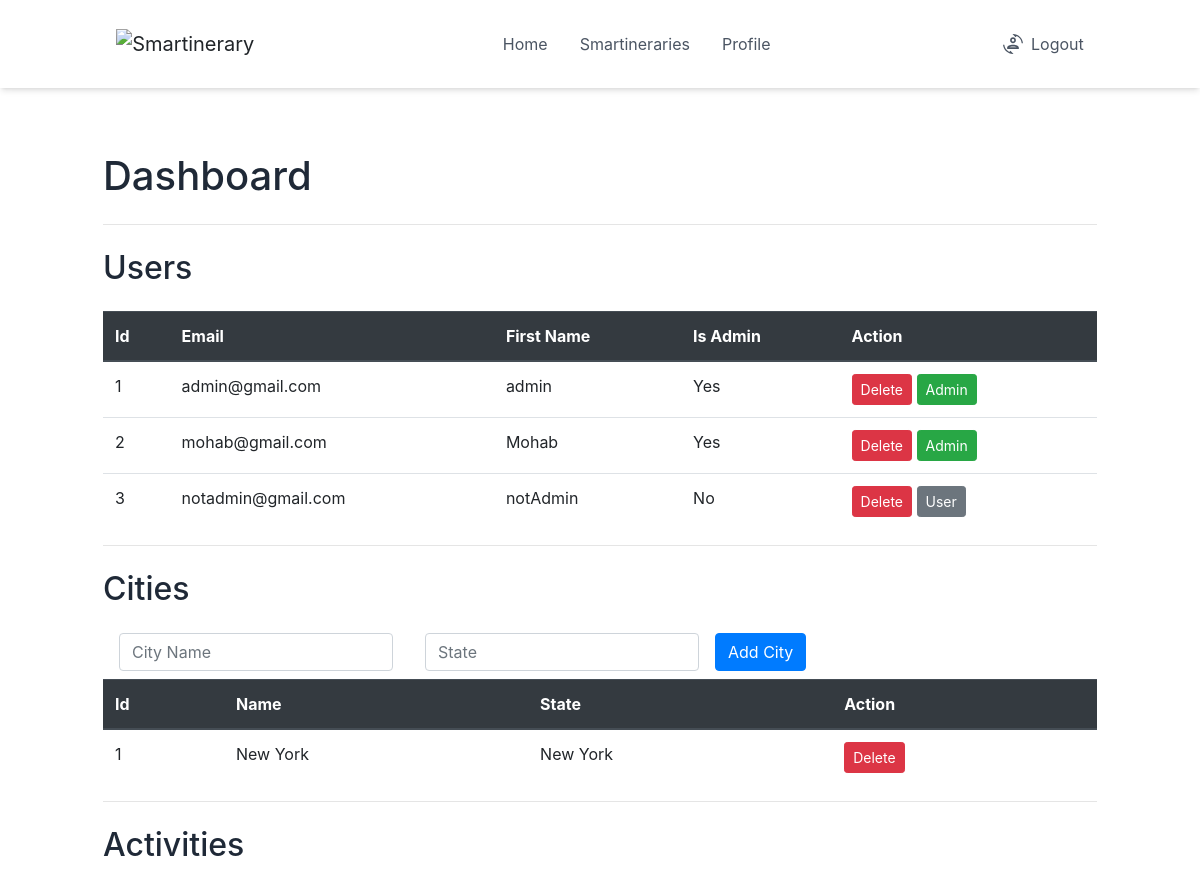
Page /admin/ (signed in, upper part) on the earlier database version.
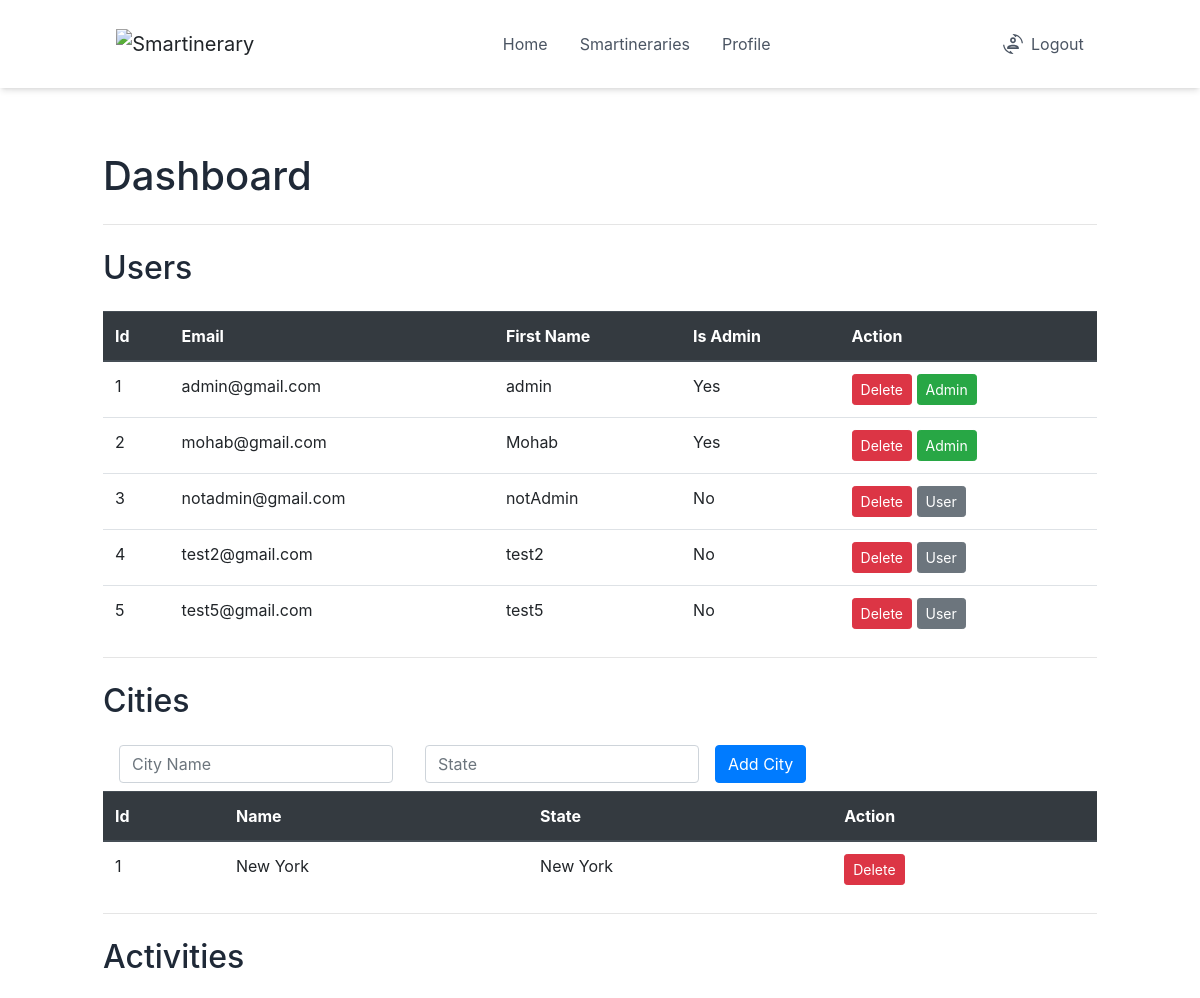
Same page on the later database version.
### website/models.py (models this page shows)
class User(db.Model, UserMixin):
    id = db.Column(db.Integer, primary_key=True)
    email = db.Column(db.String(150), unique=True)
    password = db.Column(db.String(150))
    first_name = db.Column(db.String(150))
    is_admin = db.Column(db.Boolean, default=False)
    smart_itineraries = relationship('Smartinerary', backref='user', lazy=True)

class City(db.Model):
    id = db.Column(db.Integer, primary_key=True)
    name = db.Column(db.String(100), unique=True)
    state = db.Column(db.String(100))

### website/routes/admin_route.py (the view)
@admin_router.route('/')
def admin_dashboard():
    if current_user.is_admin:
        return render_template('admin_dash.html', user=current_user, cities=get_cities(), activities=get_activities(), users=get_users(), is_admin = bool(current_user.is_admin))
    else:
        return render_template("not_authorized.html", user=current_user, is_admin = bool(current_user.is_admin))

### website/routes/admin_route.py (called while the page is built)
def get_cities():
    print(City.query.all())
    return list(City.query.all())

def get_activities():
    print(Activity.query.all())
    return list(Activity.query.all())

def get_users():
    print(User.query.all())
    return list(User.query.all())

### website/templates/admin_dash.html (shortened to what this page needs)
{% extends 'base.html' %} {% block title %}Admin Dashboard{% endblock %} {%
block content %}
<h1 class="h1 mb-4 mt-4 text-gray-800">Dashboard</h1>
<hr />
<h2 class="h2 mb-4 mt-4 text-gray-800">Users</h2>
<table id="myTable" class="table admin_table">
  <thead class="thead-dark">
    <tr>
      <th scope="col">Id</th>
      <th scope="col">Email</th>
      <th scope="col">First Name</th>
      <th scope="col">Is Admin</th>
      <th scope="col">Action</th>
    </tr>
  </thead>
  <tbody>
    {% for user in users %}
    <tr data-user-id="{{ user.id }}">
      <td>{{ user.id }}</td>
      <td>{{ user.email }}</td>
      <td>{{ user.first_name }}</td>
      <td>{{ "Yes" if user.is_admin else "No" }}</td>
      <td>
        <button
          class="btn btn-danger btn-sm"
          onclick="deleteUser({{ user.id }})"
        >
          Delete
        </button>
        {% if user.is_admin %}
        <button class="btn btn-success btn-sm" data-user-id="{{user.id}}" onclick="toggleAdmin({{ user.id }})">Admin</button>
        {% else %}
        <button class="btn btn-secondary btn-sm" data-user-id="{{user.id}}" onclick="toggleAdmin({{ user.id }})">User</button>
        {% endif %}
      </td>
    </tr>
    {% endfor %}
  </tbody>
</table>
<hr />
<h2 class="h2 mb-4 mt-4 text-gray-800">Cities</h2>
<form
  method="POST"
  action="/admin/city"
  name="add-city-form"
  class="form-inline"
>
  <div class="form-group mx-sm-3 mb-2">
    <input
      type="text"
      id="name"
      name="city_name"
      class="form-control"
      placeholder="City Name"
      required
    />
  </div>
  <div class="form-group mx-sm-3 mb-2">
    <input
      type="text"
      id="state"
      name="state"
      class="form-control"
      placeholder="State"
      required
    />
  </div>
  <button type="submit" class="btn btn-primary mb-2">Add City</button>
</form>
<table id="myTable" class="table admin_table">
  <thead class="thead-dark">
    <tr>
      <th scope="col">Id</th>
      <th scope="col">Name</th>
      <th scope="col">State</th>
      <th scope="col">Action</th>
    </tr>
  </thead>
  <tbody>
    {% for city in cities %}
    <tr data-city-id="{{ city.id }}">
      <td>{{ city.id }}</td>
      <td>{{ city.name }}</td>
      <td>{{ city.state }}</td>
      <td>
        <button
          class="btn btn-danger btn-sm"
          onclick="deleteCity({{ city.id }})"
        >
          Delete
        </button>
      </td>
    </tr>
    {% endfor %}
  </tbody>
</table>
<hr />
<h2 class="h2 mb-4 mt-4 text-gray-800">Activities</h2>
{% endblock %}

### website/templates/base.html (shortened to what this page needs)
<!DOCTYPE html>
<html>
  <head>
    <script src="https://cdn.tailwindcss.com"></script>
    <link
      rel="stylesheet"
      href="https://stackpath.bootstrapcdn.com/bootstrap/4.4.1/css/bootstrap.min.css"
    />
    <link
      rel="stylesheet"
      href="https://stackpath.bootstrapcdn.com/font-awesome/4.7.0/css/font-awesome.min.css"
    />
  </head>
  <body>
    <div
      class="flex flex-col items-center justify-center mt-32"
      x-cloak
      x-data="appData()"
      x-init="appInit()"
    >
      <div class="flex flex-col">
        <nav
          class="flex justify-around py-4 bg-white/80 backdrop-blur-md shadow-md w-full fixed top-0 left-0 right-0 z-10"
        >
          <div class="flex items-center">
            <a
              href="/"
              class="navbar-brand cursor-pointer transition-all duration-300 transform hover:scale-105"
            >
              <img
                src="https://svgshare.com/i/s8N.svg"
                alt="Smartinerary"
                class="img-fluid"
                style="max-height: 40px"
              />
            </a>
          </div>
          <div class="items-center hidden space-x-8 lg:flex">
            {% if user.is_authenticated %}
            <a
              class="flex text-gray-600 cursor-pointer transition-all duration-300 transform hover:scale-105"
              href="/"
            >
              Home
            </a>
            <a
              class="flex text-gray-600 cursor-pointer transition-all duration-300 transform hover:scale-105"
              href="{{ url_for('smartinerary_router.get_all_user_smartineraries') }}"
              >Smartineraries</a
            >
            <a
              class="flex text-gray-600 cursor-pointer transition-all duration-300 transform hover:scale-105"
              href="{{ url_for('edit_router.edit_profile') }}"
            >
              Profile
            </a>
            {% endif %}
          </div>
          <div class="flex items-center space-x-5">
            {% if user.is_authenticated %}
            <a
              class="flex text-gray-600 cursor-pointer transition-all duration-300 transform hover:scale-105"
              href="/logout"
              href="/logout"
            >
              Logout
            </a>
            {% endif %}
          </div>
        </nav>
      </div>
    </div>
    <div class="container">{% block content %} {% endblock %}</div>
  </body>
</html>

Differences in the rows shown:
added User: id "4", email "test2@gmail.com", first_name "test2", is_admin "No"
added User: id "5", email "test5@gmail.com", first_name "test5", is_admin "No"
